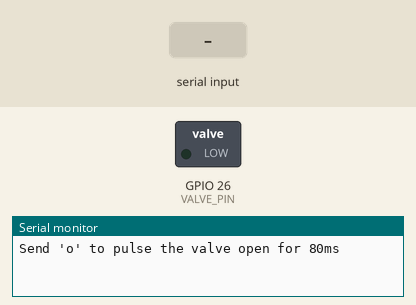
The sketch below on a simulated ESP32. Parts: switched loads named in the sketch (green lamp = pin HIGH), the last lines printed to the serial monitor. Inputs (shaded band) come from the test bench.

Above: at 1.2 s.
1.3 s: "o" received over Serial
At 1.31 s:
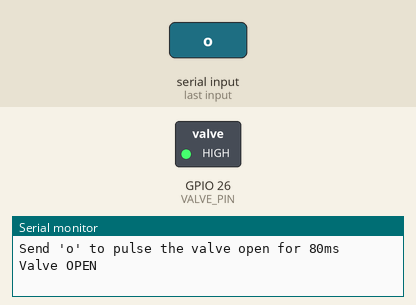
Timing chart, 0 to 4.3 s (numbered marks = the images above; inputs shaded):
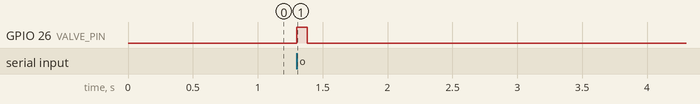

The sketch:

03_valve_test.ino
```cpp
/*
 * GlaucoSense - Test 03: Valve Test
 * Owner: M1 (actuators / state machine)
 * Purpose: Sends the valve a single 80ms open pulse every time the letter
 *          'o' is received over Serial. Confirms the solenoid valve MOSFET
 *          wiring before the real state machine drives it.
 *
 * SAFETY: the valve is normally-closed (NC) - de-energized = closed. It is
 * a low-side switched load through an N-MOSFET; make sure there is a
 * flyback diode across it and a common ground with the ESP32
 * (see documentation/wiring_notes.txt). The valve starts closed.
 *
 * NOT a medical device. Bench-test prototype only.
 */

// These must match VALVE_PIN and VALVE_OPEN_MS in ../../GlaucoSense_Final/config.h
const int VALVE_PIN = 26;
const unsigned long VALVE_OPEN_MS = 80;

void setup() {
  Serial.begin(115200);
  pinMode(VALVE_PIN, OUTPUT);
  digitalWrite(VALVE_PIN, LOW); // safe state: valve closed at boot
  Serial.println("Send 'o' to pulse the valve open for 80ms");
}

void loop() {
  if (Serial.available()) {
    char c = Serial.read();
    if (c == 'o') {
      Serial.println("Valve OPEN");
      digitalWrite(VALVE_PIN, HIGH);
      delay(VALVE_OPEN_MS);
      digitalWrite(VALVE_PIN, LOW); // always close again after the pulse
      Serial.println("Valve CLOSED");
    }
  }
}
```

Measured:
- after the input at 1.3 s, GPIO 26 (VALVE_PIN): LOW → HIGH at once, → LOW 0.08 s later
